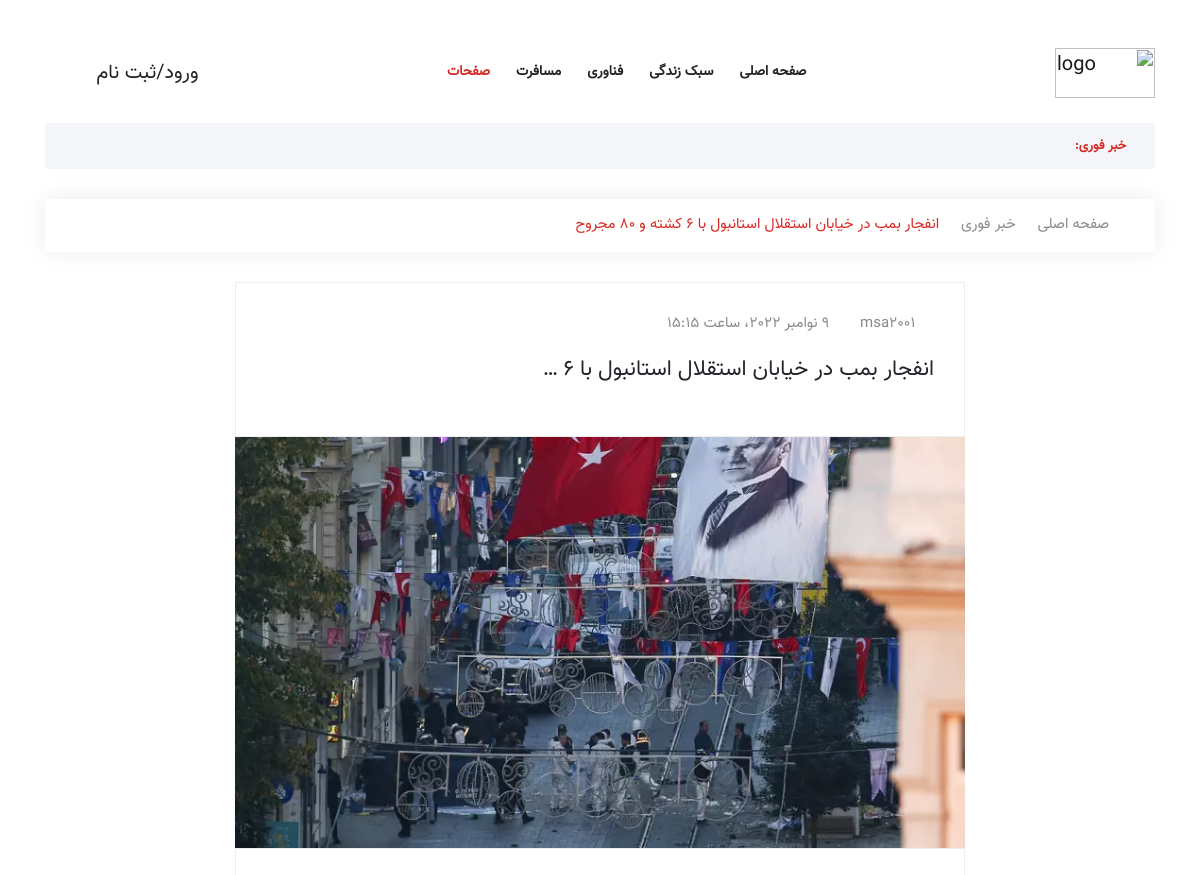
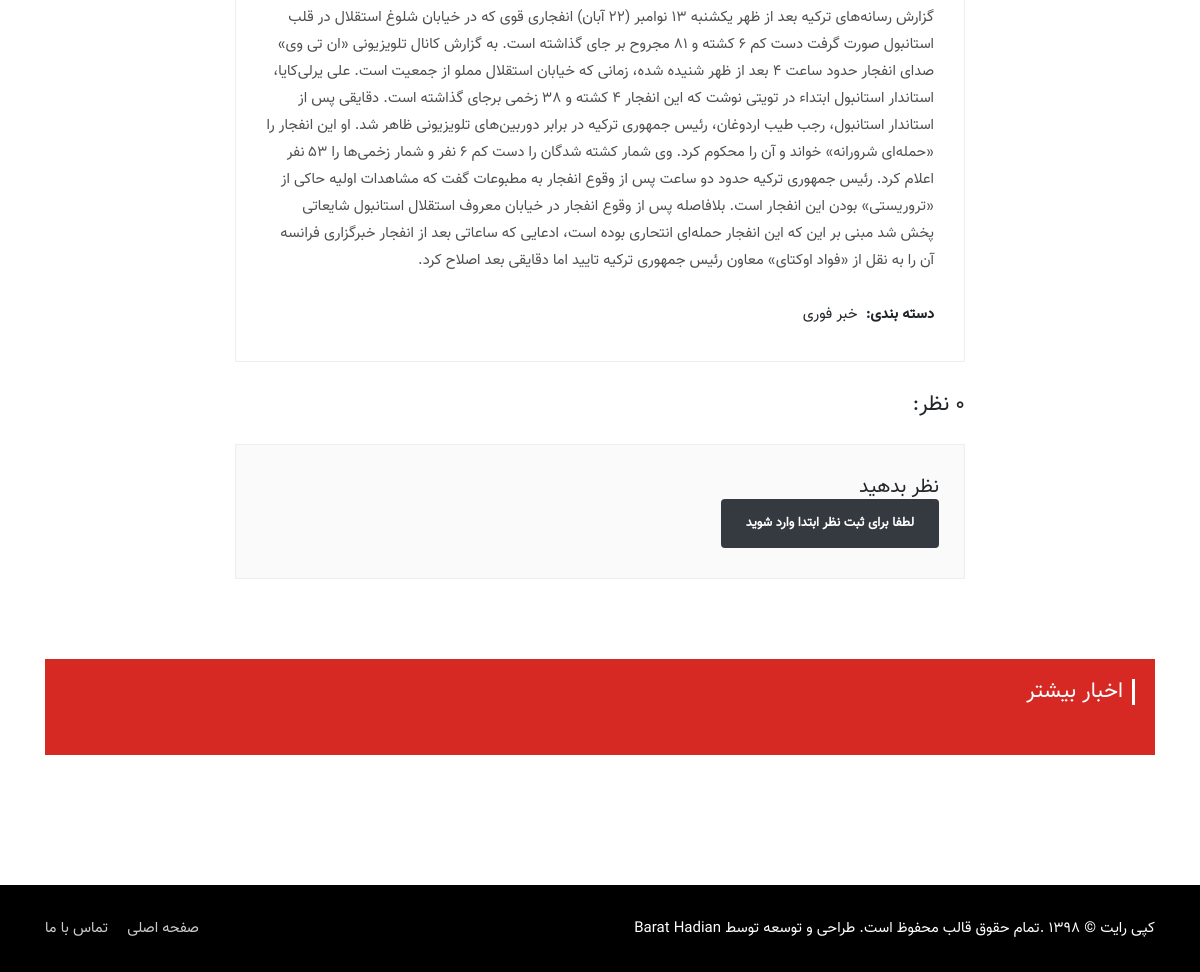
Screenshot of /posts/15 with the database file from the repository (2 pictures, top to bottom).
### Blog/models.py (models this page shows, shortened)
class Article(models.Model):
    author = models.ForeignKey(User, on_delete=models.CASCADE)
    category = models.ManyToManyField(Category, related_name='articles')
    title = models.CharField(max_length=100)
    body = models.TextField(max_length=2000)
    created = models.DateTimeField(auto_now_add=True)
    updated = models.DateTimeField(auto_now_add=True)
    image = models.ImageField(upload_to='profile/image', blank=True, null=True)

class Category(models.Model):
    title = models.CharField(max_length=100)
    created = models.DateTimeField(auto_now_add=True)
    class Meta:
        verbose_name_plural = "categories"
    def __str__(self):
        return self.title

### Blog/views.py (the view)
# urls.py: path('posts/<int:id>', views.detail, name='posts')
def detail(request, id):
    article = Article.objects.get(id=id)
    if request.method == 'POST':
        body = request.POST.get('body')
        parent_id = request.POST.get('parent_id')
        Comment.objects.create(user=request.user, article=article , body=body, parent_id=parent_id)
        print('hi')
        return redirect('blog:posts', id=id)
    return render(request, 'Blog/detail.html', {'article': article})

### context_processors/context_processors.py (called while the page is built)
def Breakingnews(request):
    breaking_news = Article.objects.filter(category=4).order_by('-updated')
    return {'breaking_news': breaking_news}

def more_news(request):
    news = Article.objects.all().order_by('?')
    return {'news': news}

### Blog/templates/Blog/detail.html (shortened to what this page needs)
﻿{% load static %}
<!doctype html>
<html lang="fa">
<head>
    <link rel="stylesheet" href="{% static 'assets/css/bootstrap.min.css' %}">
    <link rel="stylesheet" href="{% static 'assets/css/animate.min.css' %}">
    <link rel="stylesheet" href="{% static 'assets/css/icofont.min.css' %}">
    <link rel="stylesheet" href="{% static 'assets/css/meanmenu.css' %}">
    <link rel="stylesheet" href="{% static 'assets/css/owl.carousel.min.css' %}">
    <link rel="stylesheet" href="{% static 'assets/css/magnific-popup.min.css' %}">
    <link rel="stylesheet" href="{% static 'assets/css/style.css' %}">
    <link rel="stylesheet" href="{% static 'assets/css/rtl.css' %}">
    <link rel="stylesheet" href="{% static 'assets/css/responsive.css' %}">
</head>
<body>
<header class="header-area">
    <div class="navbar-area">
        <div class="sinmun-nav">
            <div class="container">
                <nav class="navbar navbar-expand-md navbar-light">
                     <a class="navbar-brand" href="{% url 'blog:home' %}"><img src="{% static 'assets/img/msa.png' %}" height="50px" width="100px"
                                                                              alt="logo"></a>
                    <div class="collapse navbar-collapse mean-menu" id="navbarSupportedContent">
                        <ul class="navbar-nav">
                            <li class="nav-item"><a href="{% url 'blog:home' %}" class="nav-link">صفحه اصلی</a>
                            </li>
                            <li class="nav-item"><a href="{% url 'blog:cat_lifestyle' %}" class="nav-link">سبک زندگی</a>
                            </li>
                            <li class="nav-item"><a href="{% url 'blog:cat_tech' %}" class="nav-link">فناوری</a></li>
                            <li class="nav-item"><a href="{% url 'blog:cat_travel' %}" class="nav-link">مسافرت</a></li>
                            <li class="nav-item"><a href="#" class="nav-link active">صفحات</a>
                            </li>
                        </ul>
                        <div class="others-options">
                            <ul> {% if request.user.is_authenticated %}
                                <li><a href="{% url 'blog:home' %}"> {{ request.user.username }} <i
                                        class="icofont-user-alt-5"></i></a></li>
                                <li><a href="{% url 'blog:logout' %}"> خروج</a></li>
                                <li class="header-search">
                                    <div class="nav-search">
                                        {% else %}
                                <li><a href="{% url 'blog:signin' %}"> ورود/ثبت نام <i
                                        class="icofont-user-alt-5"></i></a></li>
                            {% endif %}
                        </div>
                </nav>
            </div>
        </div>
    </div>
    {% include 'includes/breakingnews.html' %}
</header>
<section class="news-details-area pb-40">
    <div class="container">
        <ul class="breadcrumb">
            <li><a href="{% url 'blog:home' %}"><i class="icofont-home"></i> صفحه اصلی</a></li>
            <li><i class="icofont-rounded-left"></i></li>
            <li>{{ article.category.all.first }}</li>
            <li><i class="icofont-rounded-left"></i></li>
            <li>{{ article.title }}</li>
        </ul>
        <div class="row">
            <div class="col-lg-8 col-md-12 offset-lg-2 offset-md-0">
                <div class="news-details">
                    <div class="article-content">
                        <ul class="entry-meta">
                            <li><i class="icofont-user"></i> <a href="#">  {{ article.author.username }}  </a></li>
                            <li><i class="icofont-calendar"></i>{{ article.created }}</li>
                        </ul>
                        <h3>{{ article.title|truncatewords:8 }}</h3>
                    </div>
                    <div class="article-img">
                        <img src="{{ article.image.url }}" alt="image">
                    </div>
                    <div class="article-content">
                        <p>{{ article.body }}</p>
                        <ul class="category">
                            <li><span>دسته بندی:</span></li>
                            <li>{{ article.category.all.first }}</li>
                        </ul>
                    </div>
                </div>
                <div class="comments-area">
                    <h3 class="comments-title">{{ article.comments.count }} نظر:</h3>
                    <div class="comment-respond">
                        <h3 class="comment-reply-title">نظر بدهید</h3>
                        {% if request.user.is_authenticated %}
                            <form method="post">
                                {% csrf_token %}
                                <p class="comment-form-comment">
                                    <input type="hidden" name="parent_id" id="parent_id" value="">
                                    <label for="comment">نظر شما
                                        <textarea name="body" id="D" cols="45" rows="5" maxlength="65525"
                                                  required="required"></textarea>
                                </p>
                                <p class="form-submit">
                                    <input type="submit" name="submit" id="submit" class="submit" value="ارسال">
                                </p>
                            </form>
                        {% else %}
                            <a class="btn btn-dark" href="{% url 'blog:signin' %}"> لطفا برای ثبت نظر ابتدا وارد
                                شوید</a>
                        {% endif %}
                    </div>
                </div>
            </div>
        </div>
    </div>
</section>
{% include 'includes/footer.html' %}
</body>
</html>

### static/assets/css/rtl.css (style rules this page uses)
body { direction: rtl; }
.navbar-brand { margin-right: 0; }
.sinmun-nav nav .others-options ul li a { margin-left: 10px; margin-right: 0; }
.news-details .article-content { text-align: right; }
.news-details .article-content .entry-meta li { margin-left: 12px; margin-right: 0; }
.news-details .article-content .entry-meta li:last-child { margin-left: 0; }
.news-details .article-content .entry-meta li i { margin-left: 3px; margin-right: 0; display: inherit; }
.news-details .article-content .category li { margin-left: 4px; margin-right: 0; }
.comments-area .comments-title { text-align: right; }
.comments-area .comment-respond { text-align: right; }
.offset-lg-2 { margin-right: 16.666667%; margin-left: 0; }

### rows the page displays
Article: category.all.first "خبر فوری", title "انفجار بمب در خیابان استقلال استانبول با ۶ کشته و ۸۰ مجروح", author.username "msa2001", created "9 نوامبر 2022، ساعت 15:15", title "انفجار بمب در خیابان استقلال استانبول با ۶ …", image (picture), body "گزارش رسانه‌های ترکیه بعد از ظهر یکشنبه ۱۳ نوامبر (۲۲ آبان) انفجاری قوی که در خیابان شلوغ استقلال در قلب استانبول صورت گرفت دست کم ۶ کشته و ۸۱ مجروح بر جای گذاشته است. به گزارش کانال تلویزیونی «ان تی وی» صدای انفجار حدود ساعت ۴ بعد از ظهر شنیده شده، زمانی که خیابان استقلال مملو از جمعیت است. علی‌ یرلی‌کایا، استاندار استانبول ابتداء در تویتی نوشت که این انفجار ۴ کشته و ۳۸ زخمی برجای گذاشته است. دقایقی پس از استاندار استانبول، رجب طیب اردوغان، رئیس جمهوری ترکیه در برابر دوربین‌های تلویزیونی ظاهر شد. او این انفجار را «حمله‌ای شرورانه» خواند و آن را محکوم کرد. وی شمار کشته شدگان را دست کم ۶ نفر و شمار زخمی‌ها را ۵۳ نفر اعلام کرد. رئیس جمهوری ترکیه حدود دو ساعت پس از وقوع انفجار به مطبوعات گفت…"
